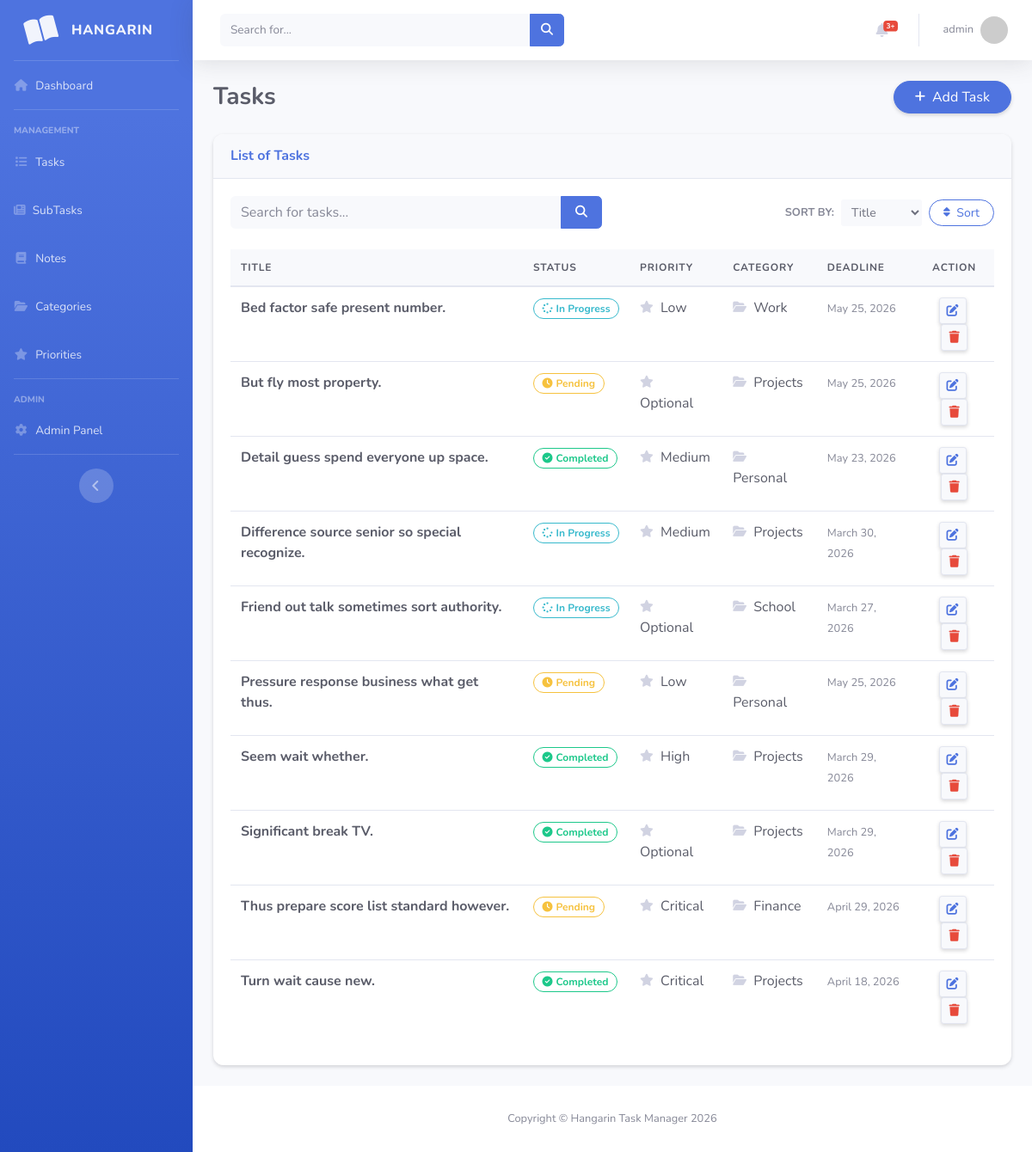
Page /task_list (signed in) on the earlier database version.
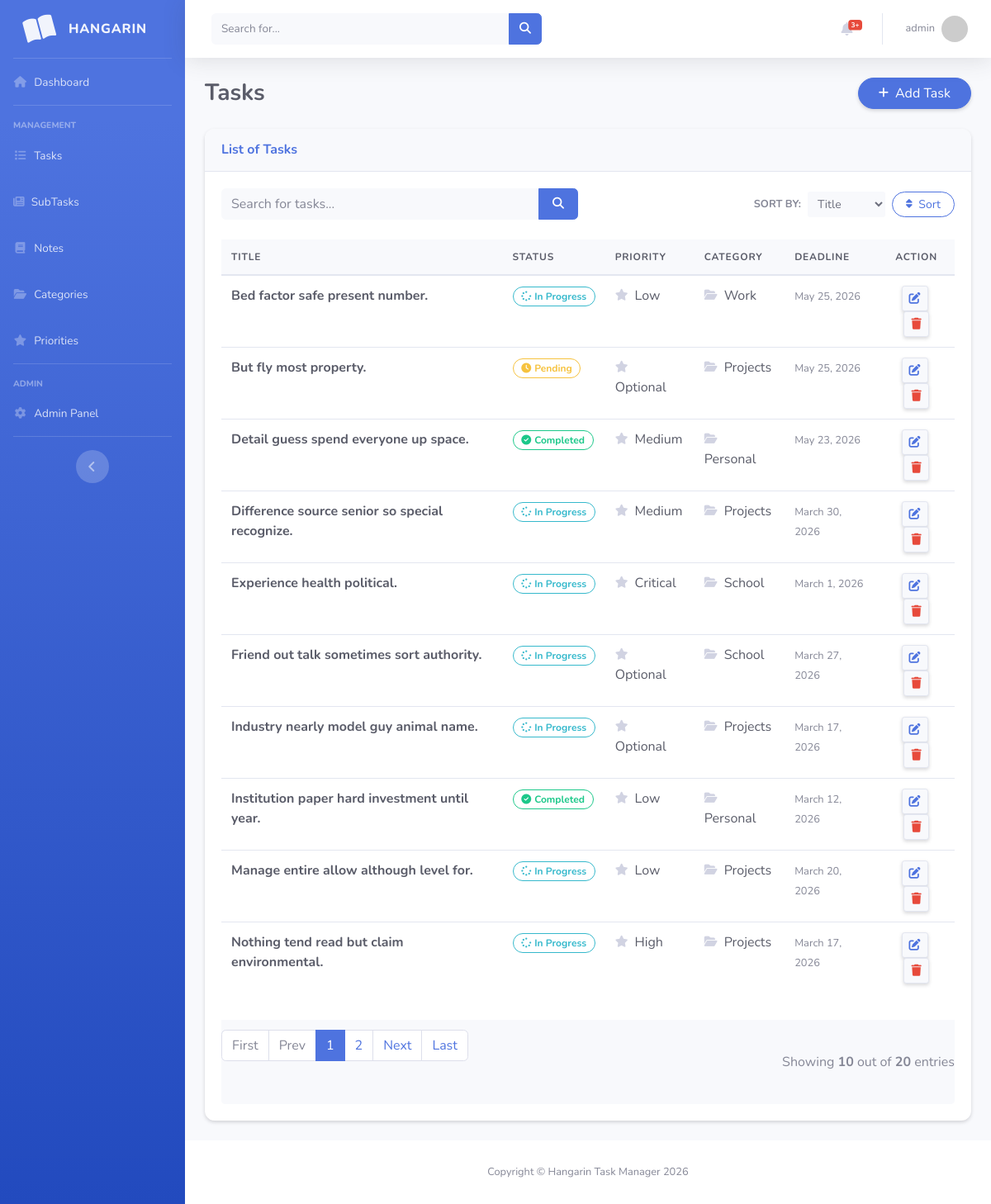
Same page on the later database version.
### taskmanager/models.py (models this page shows, shortened)
class BaseModel(models.Model):
    created_at = models.DateTimeField(auto_now_add=True)
    updated_at = models.DateTimeField(auto_now=True)
    class Meta:
        abstract = True

class Task(BaseModel):
    title = models.CharField(max_length=200)
    description = models.TextField()
    status = models.CharField(
        max_length=50,
        choices=[
            ("Pending", "Pending"),
            ("In Progress", "In Progress"),
            ("Completed", "Completed"),
        ],
        default="Pending"
    )
    deadline = models.DateField()
    priority = models.ForeignKey(Priority, on_delete=models.CASCADE)
    category = models.ForeignKey(Category, on_delete=models.CASCADE)

class Priority(models.Model):
    name = models.CharField(max_length=100)
    class Meta:
        verbose_name = "Priority"
        verbose_name_plural = "Priorities"
    def __str__(self):
        return self.name

class Category(models.Model):
    name = models.CharField(max_length=100)
    class Meta:
        verbose_name = "Category"
        verbose_name_plural = "Categories"
    def __str__(self):
        return self.name

### taskmanager/views.py (the view)
# urls.py: path('task_list', TaskList.as_view(), name='task-list'),
class TaskList(LoginRequiredMixin, ListView):
    model = Task
    context_object_name = 'task'
    template_name = 'task_list.html'
    paginate_by = 10
    ordering = ["title","deadline", "category__name", "status", "priority__name"]
    def get_queryset(self):
        qs = super().get_queryset()
        query = self.request.GET.get('q')
        if query:
            qs = qs.filter(
                Q(title__icontains=query) |
                Q(description__icontains=query)
            )
        return qs
    def get_ordering(self):
        allowed = ["title","deadline", "category__name", "status", "priority__name"]
        sort_by = self.request.GET.get("sort_by")
        if sort_by in allowed:
            return sort_by
        return "title"

### templates/task_list.html (shortened to what the changed rows need)
{% extends 'base.html' %}
{% load static %}
{% block content %}
<div class="d-sm-flex align-items-center justify-content-between mb-4">
    <h1 class="h3 mb-0 text-gray-800 font-weight-bold">Tasks</h1>
</div>
<div class="card shadow-sm mb-4">
    <div class="card-body">
        <div class="table-responsive">
            <table class="table table-hover align-middle" width="100%" cellspacing="0">
                <thead>
                    <tr>
                        <th>Title</th>
                        <th>Status</th>
                        <th>Priority</th>
                        <th>Category</th>
                        <th>Deadline</th>
                        <th class="text-center">Action</th>
                    </tr>
                </thead>
                <tbody>
                    {% for task in object_list %}
                    <tr>
                        <td class="font-weight-bold text-dark">{{ task.title }}</td>
                        <td>
                            {% if task.status == 'Completed' %}
                                <span class="badge badge-pill badge-success-soft text-success border border-success">
                                    <i class="fas fa-check-circle mr-1"></i>{{ task.status }}
                                </span>
                             {% elif task.status == 'In Progress' %}
                                <span class="badge badge-pill badge-info-soft text-info border border-info">
                                    <i class="fas fa-spinner fa-spin mr-1"></i>{{ task.status }}
                                </span>
                            {% else %}
                                <span class="badge badge-pill badge-warning-soft text-warning border border-warning">
                                    <i class="fas fa-clock mr-1"></i>{{ task.status }}
                                </span>
                            {% endif %}
                        </td>
                        <td><span class="text-gray-800"><i class="fas fa-star fa-sm mr-1 text-gray-400"></i> {{ task.priority }}</span></td>
                        <td><span class="text-gray-800"><i class="fas fa-folder-open fa-sm mr-1 text-gray-400"></i> {{ task.category }}</span></td>
                        <td><span class="text-gray-600 small">{{ task.deadline }}</span></td>
                        <td class="text-center">
                            <a href="{% url 'task-update' task.id %}" class="btn btn-sm btn-light text-primary border shadow-sm mr-1">
                                <i class="fas fa-edit"></i>
                            </a>
                            <a href="{% url 'task-delete' task.id %}" class="btn btn-sm btn-light text-danger border shadow-sm">
                                <i class="fas fa-trash"></i>
                            </a>
                        </td>
                    </tr>
                    {% endfor %}
                </tbody>
            </table>
        </div>
        {% include 'includes/pagination.html' %}
    </div>
</div>
{% endblock %}

Differences in the rows shown:
no longer on this page (row unchanged): Task: title "Pressure response business what get thus.", status "Pending", priority "Low", category "Personal", deadline "May 25, 2026"
no longer on this page (row unchanged): Task: title "Seem wait whether.", status "Completed", priority "High", category "Projects", deadline "March 29, 2026"
no longer on this page (row unchanged): Task: title "Significant break TV.", status "Completed", priority "Optional", category "Projects", deadline "March 29, 2026"
no longer on this page (row unchanged): Task: title "Thus prepare score list standard however.", status "Pending", priority "Critical", category "Finance", deadline "April 29, 2026"
no longer on this page (row unchanged): Task: title "Turn wait cause new.", status "Completed", priority "Critical", category "Projects", deadline "April 18, 2026"
added Task: title "Experience health political.", status "In Progress", priority "Critical", category "School", deadline "March 1, 2026"
added Task: title "Industry nearly model guy animal name.", status "In Progress", priority "Optional", category "Projects", deadline "March 17, 2026"
added Task: title "Institution paper hard investment until year.", status "Completed", priority "Low", category "Personal", deadline "March 12, 2026"
added Task: title "Manage entire allow although level for.", status "In Progress", priority "Low", category "Projects", deadline "March 20, 2026"
added Task: title "Nothing tend read but claim environmental.", status "In Progress", priority "High", category "Projects", deadline "March 17, 2026"
Other differences:
{{ object_list.count }}: (not shown) → "10"
{{ paginator.count }}: (not shown) → "20"
text now shown: "First Prev Next Last Showing out of entries"
new list line: "1"
new list line: "2"
